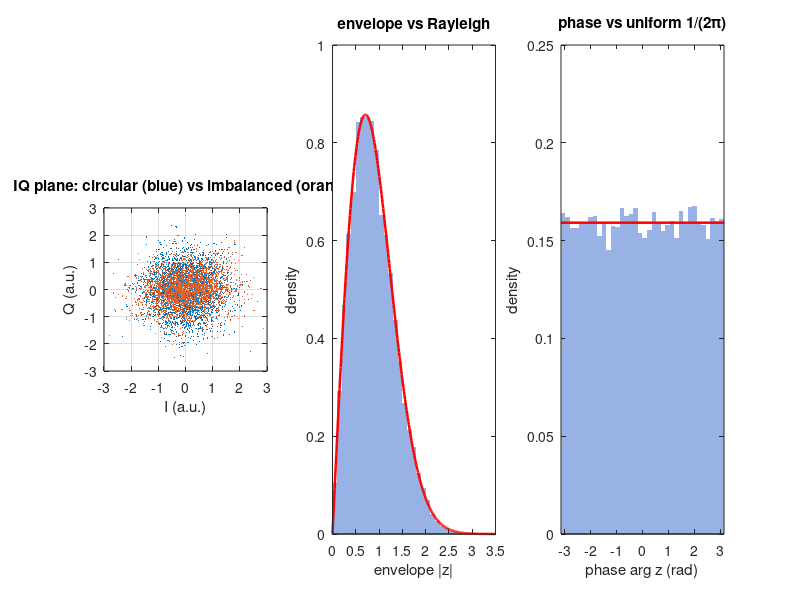

Write the MATLAB code that produced this figure.
%% m07_complex_gaussian_speckle.m  --  speckle IQ is circular complex Gaussian
% Purpose : build IQ samples as sums of many random phasors (sub-resolution scatterers),
%           then check every property of a circular complex Gaussian: I and Q
%           uncorrelated with equal variance, zero pseudo-covariance E[z^2],
%           Rayleigh envelope (mean/std = 1.91), exponential intensity (mean/std = 1),
%           uniform phase. Then break circularity with I/Q imbalance, and show that
%           I and |z| are uncorrelated but dependent.
% Change  : Nscat (scatterers per cell), gain_err, skew_deg, A_coh (coherent component).
% Expect  : |P|/R ~ 0.01 (1/sqrt(Ns) floor), envelope SNR 1.91, intensity SNR 1.00,
%           corr(I,|z|) ~ 0, corr(I^2,|z|^2) ~ 0.707; with imbalance |P|/R ~ 0.42
%           while the envelope SNR barely moves.
% Base MATLAB only; runs in MATLAB R2019b+ and GNU Octave 8.
rng(1);

%% 1. Random phasor sums (central limit theorem)
Ns    = 20000;                  % number of IQ samples (independent resolution cells)
Nscat = 30;                     % scatterers per resolution cell
amp   = rand(Nscat, Ns);                          % arbitrary positive amplitudes
phs   = 2*pi*rand(Nscat, Ns);                     % independent uniform phases
z     = sum(amp .* exp(1i*phs), 1) / sqrt(Nscat); % 1 x Ns complex samples
z     = z / sqrt(mean(abs(z).^2));                % normalise E|z|^2 = 1
I = real(z);  Q = imag(z);

%% 2. Second-order statistics
C_IQ = [mean(I.^2) mean(I.*Q); mean(I.*Q) mean(Q.^2)];   % real 2x2 covariance (zero mean)
R    = mean(abs(z).^2);                                  % E[z z*]
P    = mean(z.^2);                                       % pseudo-covariance E[z z]
fprintf('real covariance of (I,Q) = [%.3f %.3f; %.3f %.3f]\n', C_IQ');
fprintf('R = E|z|^2 = %.3f   P = E[z^2] = %.4f %+.4fj   |P|/R = %.4f (floor 1/sqrt(Ns) = %.4f)\n', ...
    R, real(P), imag(P), abs(P)/R, 1/sqrt(Ns));

%% 3. Envelope, intensity, phase
a  = abs(z);  Iint = a.^2;  ph = angle(z);
fprintf('envelope mean/std = %.3f (Rayleigh sqrt(pi/(4-pi)) = %.3f)\n', mean(a)/std(a), sqrt(pi/(4-pi)));
fprintf('intensity mean/std = %.3f (exponential: 1)\n', mean(Iint)/std(Iint));
fprintf('E|z| = %.3f (theory sqrt(pi)/2 = %.3f)\n', mean(a), sqrt(pi)/2);

%% 4. Uncorrelated is not independent
cc = @(u, v) mean((u-mean(u)).*(v-mean(v))) / (std(u,1)*std(v,1));
fprintf('corr(I, Q) = %.4f   corr(I, |z|) = %.4f   corr(I^2, |z|^2) = %.3f (theory 1/sqrt(2) = 0.707)\n', ...
    cc(I, Q), cc(I, a), cc(I.^2, Iint));

%% 5. Break circularity: I/Q gain and phase imbalance in the demodulator
gain_err = 0.2;  skew_deg = 10;  A_coh = 0;       % fractional gain error, phase skew (deg), coherent mean
Ib = (1 + gain_err) * I + A_coh;
Qb = (1 - gain_err) * (cos(skew_deg*pi/180) * Q + sin(skew_deg*pi/180) * I);
zb = Ib + 1i*Qb;  zb0 = zb - mean(zb);
Pb = mean(zb0.^2);  Rb = mean(abs(zb0).^2);
fprintf('with imbalance: |P|/R = %.3f   envelope mean/std = %.3f   phase histogram max/min = %.2f\n', ...
    abs(Pb)/Rb, mean(abs(zb))/std(abs(zb)), max(hist(angle(zb), 36)) / min(hist(angle(zb), 36)));

%% 6. Figures
figure('Position', [100 100 1100 360]);
subplot(1,3,1);
plot(I(1:3000), Q(1:3000), '.', 'MarkerSize', 3); hold on;
plot(Ib(1:3000), Qb(1:3000), '.', 'MarkerSize', 3, 'Color', [0.85 0.4 0.2]);
axis equal; axis([-3 3 -3 3]); grid on;
xlabel('I (a.u.)'); ylabel('Q (a.u.)'); title('IQ plane: circular (blue) vs imbalanced (orange)');
subplot(1,3,2);
centers = linspace(0.05, 3.45, 35);  bw = centers(2) - centers(1);
cnt = hist(a, centers);
bar(centers, cnt / (Ns*bw), 1, 'FaceColor', [0.6 0.7 0.9], 'EdgeColor', 'none'); hold on;
aa = linspace(0, 3.5, 300);
plot(aa, 2*aa/R .* exp(-aa.^2/R), 'r-', 'LineWidth', 1.8);
xlabel('envelope |z|'); ylabel('density'); title('envelope vs Rayleigh');
subplot(1,3,3);
centers = linspace(-pi + pi/36, pi - pi/36, 36);  bw = centers(2) - centers(1);
cnt = hist(ph, centers);
bar(centers, cnt / (Ns*bw), 1, 'FaceColor', [0.6 0.7 0.9], 'EdgeColor', 'none'); hold on;
plot([-pi pi], [1 1]/(2*pi), 'r-', 'LineWidth', 1.8);
xlim([-pi pi]); ylim([0 0.25]);
xlabel('phase arg z (rad)'); ylabel('density'); title('phase vs uniform 1/(2\pi)');
